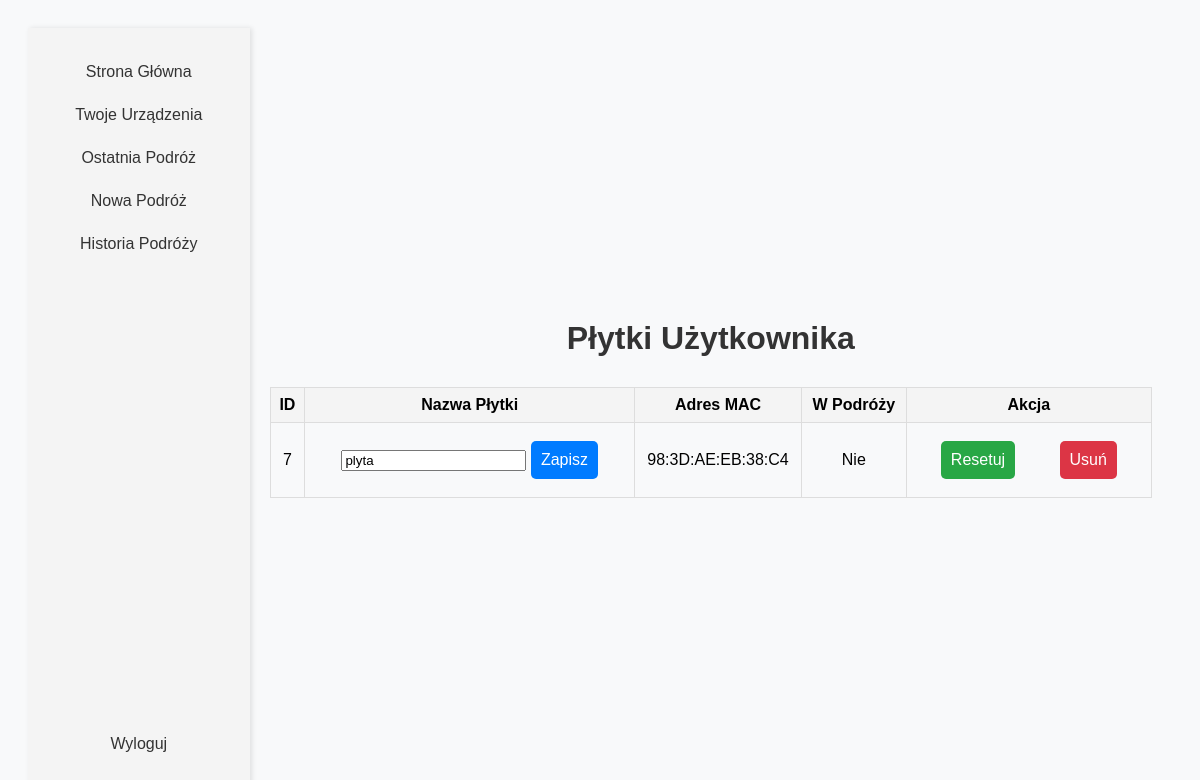
Before: /user3/boards (signed in) with the older database file.
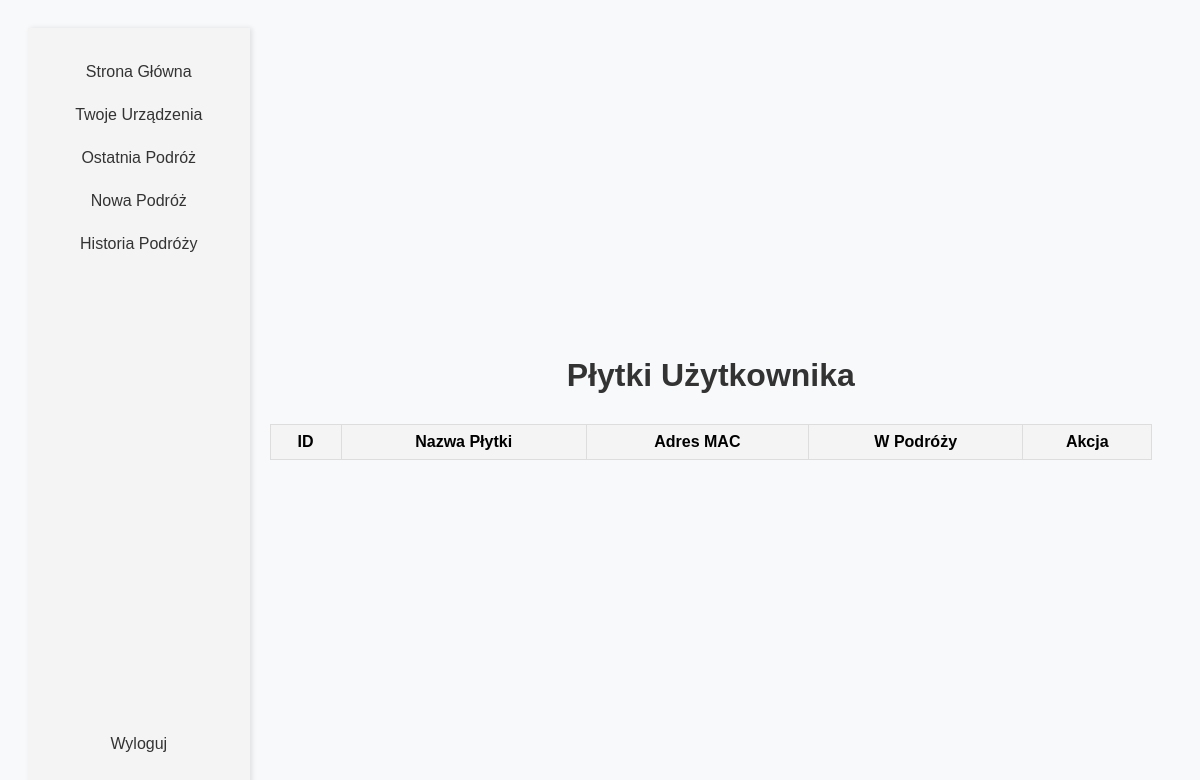
After: the same page with the newer database file.
### tables this page shows
CREATE TABLE user_boards (
                    id INTEGER PRIMARY KEY AUTOINCREMENT,
                    user_id INTEGER NOT NULL,
                    mac_address TEXT NOT NULL,
                    board_name TEXT,
                    is_in_use INTEGER DEFAULT 0 NOT NULL,
                    FOREIGN KEY (user_id) REFERENCES users (id));

### routes/boards.py (the view, shortened to what this page needs)
@bp.route('/<username>/boards', methods=['GET', 'POST'])
def boards(username):
    if 'username' not in session or session['username'] != username:
        return redirect(url_for('home.home'))
    if request.method == 'POST':
        if 'reset' in request.form:
            board_id = request.form.get('board_id')
            if board_id:
                toggle_board_usage(board_id, 0)  # Ustawia is_in_use na 0
            return redirect(url_for('boards.boards', username=username))
    boards = get_user_boards(username)
    return render_template('boards.html', boards=boards, username=username)

### routes/boards.py (called while the page is built)
def get_user_boards(username):
    conn = sqlite3.connect('Users.db')
    conn.row_factory = sqlite3.Row
    c = conn.cursor()
    c.execute('''SELECT user_boards.id, user_boards.mac_address, user_boards.board_name, user_boards.is_in_use
                 FROM user_boards
                 INNER JOIN users ON user_boards.user_id = users.id
                 WHERE users.username = ?
                 ORDER BY user_boards.id ASC''', (username,))
    boards = c.fetchall()
    conn.close()
    return boards

### templates/boards.html (shortened to what this page needs)
<!DOCTYPE html>
<html lang="pl">
<head>
</head>
<body>
    {% if username %}
        <div class="sidebar">
            <div>
                <a href="{{ url_for('home.home') }}">Strona Główna</a>
                <a href="{{ url_for('boards.boards', username=username) }}">Twoje Urządzenia</a>
                <a href="{{ url_for('current_journey.current_journey')}}">Ostatnia Podróż</a>
                <a href="{{ url_for('new_journey.new_journey') }}">Nowa Podróż</a>
                <a href="{{ url_for('journey_history.journey_history') }}">Historia Podróży</a>
            </div>
        <a href="{{ url_for('login.logout') }}">Wyloguj</a>
        </div>
        <div class="content">
            <h1>Płytki Użytkownika</h1>
            <table>
                <thead>
                    <tr>
                        <th>ID</th>
                        <th>Nazwa Płytki</th>
                        <th>Adres MAC</th>
                        <th>W Podróży</th>
                        <th>Akcja</th>
                    </tr>
                </thead>
                <tbody>
                    {% for board in boards %}
                    <tr>
                        <td>{{ board.id }}</td>
                        <td>
                            <form method="post" action="{{ url_for('boards.boards', username=username) }}">
                                <input type="text" name="new_name" value="{{ board.board_name }}">
                                <button type="submit">Zapisz</button>
                            </form>
                        </td>
                        <td>{{ board.mac_address }}</td>
                        <td>
                            {{ 'Tak' if board.is_in_use else 'Nie' }}
                        </td>
                        <td>
                            <form method="post" action="{{ url_for('boards.boards', username=username) }}">
                                <button type="submit" name="reset" class="reset">Resetuj</button>
                            </form>
                            <form method="post" action="{{ url_for('boards.boards', username=username) }}">
                                <button type="submit" name="delete" class="delete">Usuń</button>
                            </form>
                        </td>
                    </tr>
                    {% endfor %}
                </tbody>
            </table>
        </div>
    {% endif %}
</body>
</html>

Changed rows visible on the page:
removed user_boards: id "7", new_name "plyta", mac_address "98:3D:AE:EB:38:C4", is_in_use "Nie"
